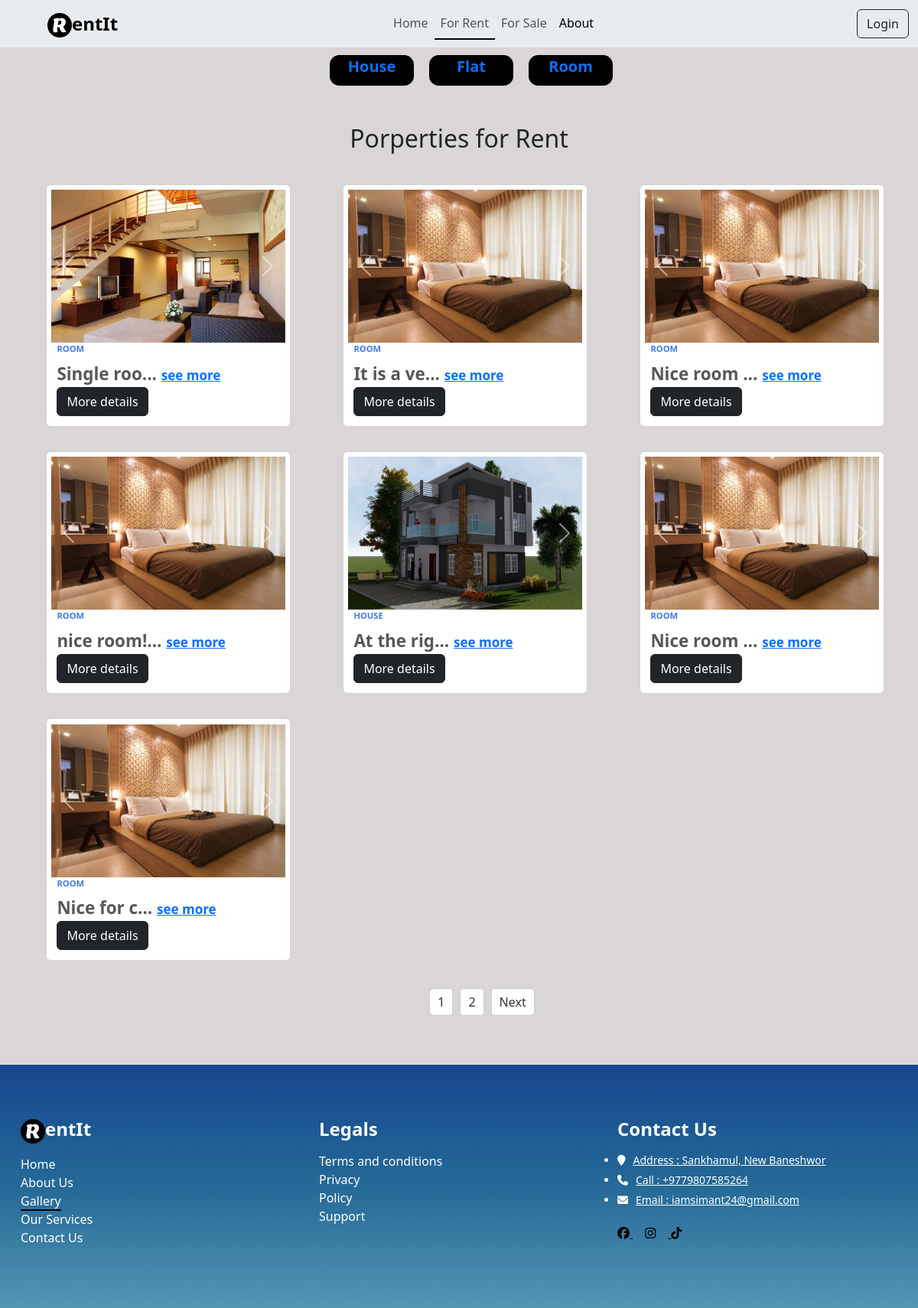
/forrent/, run on the app's committed database.
### rentalApp/models.py (models this page shows, shortened)
class PerportyType(models.Model):
    title = models.CharField(max_length=200)
    def __str__(self):
        return self.title

class Property(models.Model):
    user = models.ForeignKey(User, on_delete=models.CASCADE, null=True)
    title = models.CharField(max_length=200,null=True)
    category = models.ForeignKey(Category, on_delete=models.CASCADE,null=True)
    perportyType = models.ForeignKey(PerportyType, on_delete=models.CASCADE,null=True)
    price = models.DecimalField(max_digits=10,decimal_places=2,null=True)
    location = models.CharField(max_length=200,null=True)
    disc = models.TextField(null=True)
    image = models.ImageField(upload_to='images',blank=True,null=True)

class PropertyImage(models.Model):
    property = models.ForeignKey(Property, on_delete=models.CASCADE, related_name='images')
    image = models.ImageField(upload_to='images')

### rentalApp/views.py (the view)
# urls.py: path('forrent/',for_rent,name='for_rent'),
def for_rent(request):
    category = PerportyType.objects.all()
    cateid = request.GET.get("perportyType")
    if cateid:
        property_cate = Property.objects.filter(perportyType=cateid)
    else:
        property_cate = Property.objects.all()
    properties = Property.objects.prefetch_related('images').all()
    rent = properties.filter(category_id=1)
    rent_paginator = Paginator(rent, 6)  # Show 6 properties per page
    page_number = request.GET.get('page')
    page_obj = rent_paginator.get_page(page_number)
    total = page_obj.paginator.num_pages
    context = {
        'properties':property_cate,
        'category':category,
        'page_obj': page_obj,
        'num': [i+1 for i in range(total)],
    }
    return render(request,'rentalApp/for_rent.html',context)

### rentalApp/templates/rentalApp/for_rent.html (shortened to what this page needs)
{% extends 'base.html' %}
{% load static %}
{% block content %}
<div class="main">
  <div>
    <ul class="property-category">
      {% for i in category %}
      <li class="cate"><a class="cate-button" href="?perportyType={{i.id}}">{{i.title}}</a></li>
      {% endfor %}
    </ul>
  </div>
  <h2 class="text-center pt-4">Porperties for Rent</h2>
  <div class="ms-5 pt-3 pb-5 row">
    {% for property in properties %}
    {% if property.category.id == 1 %}
    <div class="col-4 my-3">
      <div class="card" style="width: 20rem;">
         {% if property.image or property.images.all %}
            <div class="card-image">
            <div id="carousel-{{ property.id }}" class="carousel slide" data-bs-ride="carousel">
               <div class="carousel-inner">
                  {% if property.image %}
                  <div class="carousel-item active">
                  <img src="{{property.image.url}}" class="img-fluid" alt="Main image">
                  </div>
                  {% endif %}
                  {% for i in property.images.all %}
                  <div class="carousel-item {% if not property.image and forloop.first %}active{% endif %}">
                  <img src="{{i.image.url}}" class="img-fluid" alt="Additional image">
                  </div>
                  {% endfor %}
               </div>
               <button class="carousel-control-prev" type="button" data-bs-target="#carousel-{{ property.id }}" data-bs-slide="prev">
                  <span class="carousel-control-prev-icon" aria-hidden="true"></span>
               </button>
               <button class="carousel-control-next" type="button" data-bs-target="#carousel-{{ property.id }}" data-bs-slide="next">
                  <span class="carousel-control-next-icon" aria-hidden="true"></span>
               </button>
            </div>
            </div>
         {% endif %}
         <div class="category">{{property.perportyType}} </div>
         <div class="heading">
            <span id="short-{{ property.id }}">
               {{ property.disc|slice:":10" }}...
               <a href="#" style="font-size: 17px;" onclick="toggleDescription({{property.id}}); return false;">see more</a>
            </span>
            <a href="{% url 'details' property.id %}">
               <button class="btn btn-dark">More details</button>
            </a>
         </div>
      </div>
   </div>
      {% endif %}
      {% endfor %}
      <nav aria-label="Page navigation example">
         <ul class="pagination">
            {% for i in num %}
           <li class="page-item"><a class="page-link" href="?page={{i}}">{{i}}</a></li>
           {% endfor %}
           {% if page_obj.has_next %}
            <li class="page-item"><a class="page-link" href="?page={{page_obj.next_page_number}}">Next</a></li>
            {% endif %}
         </ul>
       </nav>
  </div>
</div>
{% endblock content %}

### rentalApp/templates/base.html (shortened to what this page needs)
<!DOCTYPE html>
<html lang="en">
{% load static %}
<head>
    <link rel="stylesheet" href="//cdn.jsdelivr.net/npm/alertifyjs@1.14.0/build/css/alertify.min.css"/>
    <link href="https://cdn.jsdelivr.net/npm/bootstrap@5.3.5/dist/css/bootstrap.min.css" rel="stylesheet">
    <link rel="stylesheet" href="https://cdnjs.cloudflare.com/ajax/libs/font-awesome/6.7.2/css/all.min.css" />
     <link rel="stylesheet" href="{% static 'css/style1.css' %}">
     <link rel="stylesheet" href="{% static 'css/uploadform.css' %}">
     <link rel="stylesheet" href="{% static 'css/details.css' %}">
</head>
<body>
        <nav class="navbar navbar-expand-lg bg-body-secondary">
            <div class="container-fluid">
              <a class="navbar-brand fs-4 fw-bold" href="{% url 'index' %}"><img src="{% static 'favicon_io/favicon-32x32.png' %}" alt="">entIt</a>
              <div class="collapse navbar-collapse" id="navbarScroll">
                <ul class="navbar-nav mx-auto my-2 my-lg-0 navbar-nav-scroll">
                  <li class="{% if request.resolver_match.url_name == 'index' %}active{% endif %} nav-item">
                    <a class="nav-link" aria-current="page" href="{% url 'index' %}">Home</a>
                  </li>
                  <li class="{% if request.resolver_match.url_name == 'for_rent' %}active{% endif %} nav-item">
                    <a class="nav-link" aria-current="page" href="{% url 'for_rent' %}">For Rent</a>
                  </li>
                  <li class="{% if request.resolver_match.url_name == 'for_sale' %}active{% endif %} nav-item">
                    <a class="nav-link" aria-current="page" href="{% url 'for_sale' %}">For Sale</a>
                  </li>
                  <li class="{% if request.resolver_match.url_name == 'about' %}active{% endif %} nav-item">
                    <a class="nav-link active" href="{% url 'about' %}">About</a>
                  </li>
                </ul>
                <div class="d-flex align-items-center">
                {% if request.user.is_authenticated %}
                <div class="dropdown me-5">
                  <button class="btn" type="button" data-bs-toggle="dropdown" aria-expanded="false">
                    {% if request.user.profile.image %}
                    <img src="{{request.user.profile.image.url}}" width="40px" height="40px" style="border-radius: 50%;" alt="">
                    {% else %}
                    <img src="{% static 'images/avatar.jpg' %}" width="40px" height="40px" style="border-radius: 50%;" alt="">
                    {% endif %}
                  </button>
                  <ul class="dropdown-menu dropdown-menu-end">
                    <li><a class="dropdown-item" href="{%url 'profile'%}">Profile</a></li>
                    <li><a class="dropdown-item" href="#">Settings</a></li>
                    <li><a class="dropdown-item" href="{%url 'logout'%}">Logout</a></li>
                  </ul>
                </div>
                {% else %}
                  <a href="{% url 'login' %}"><button class="btn btn-outline-dark">Login</button></a>
                {% endif %}
                </div>
              </div>
            </div>
          </nav>
    {% block content %}
    {% endblock content %}
    <div class="footer_section layout_padding">
        <div class="container-fluid">
        <div class="row">
          <div class="col-lg-4 col-sm-6">
            <h3 class="useful_text"><img src="{% static 'favicon_io/favicon-32x32.png' %}" alt="">entIt</h3>
            <div class="footer_menu">
                <ul>
                <li class="{% if request.resolver_match.url_name == 'index' %}active{% endif %}"><a href="{% url 'index' %}">Home</a></li>
                <li class="{% if request.resolver_match.url_name == 'about' %}active{% endif %}"><a href="{% url 'about' %}">About Us</a></li>
                <li class="{% if request.resolver_match.url_name == 'for_rent' %}active{% endif %}"><a href="{% url 'for_rent' %}">Gallery</a></li>
                <li class=""><a href="{% url 'about' %}#services">Our Services</a></li>
                <li class="{% if request.resolver_match.url_name == 'contact' %}active{% endif %}"><a href="{% url 'contact' %}">Contact Us</a></li>
                </ul>
            </div>
        </div>
            <div class="col-lg-4 col-sm-6">
                <h3 class="useful_text">Legals</h3>
                <div class="footer_menu">
                    <ul>
                    <li><a href="{% url 'terms' %}">Terms and conditions</a></li>
                    <li><a href="{% url 'privacy' %}">Privacy</a></li>
                    <li><a href="{% url 'terms' %}">Policy</a></li>
                    <li><a href="{% url 'privacy' %}">Support</a></li>
                    </ul>
                </div>
            </div>
            <div class="col-lg-4 col-sm-6">
                <h1 class="useful_text">Contact Us</h1>
                <div class="location_text">
                    <ul>
                    <li>
                        <a href="#">
                            <i class="fa fa-map-marker" aria-hidden="true"></i><span class="padding_left_10">Address :
                                Sankhamul, New Baneshwor</span>
                        </a>
                    </li>
                    <li>
                        <a href="tel:+9779807585264" target="_blank">
                            <i class="fa fa-phone" aria-hidden="true"></i><span class="padding_left_10">Call :
                                +9779807585264</span>
                        </a>
                    </li>
                    <li>
                        <a href="https://mail.google.com/mail/?view=cm&to=iamsimant24@gmail.com" target="_blank">
                            <i class="fa fa-envelope" aria-hidden="true"></i><span class="padding_left_10">Email :
                                iamsimant24@gmail.com</span>
                        </a>
                    </li>
                    <div class="icon_ho gap-3 my-3">
                        <a href="https://www.facebook.com/" target="_blank"
                            data-bs-toggle="tooltip" data-bs-placement="bottom" data-bs-title="FaceBook" class="fb">
                            <i class="fa-brands fa-facebook"></i>
                        </a>
                        <a href="https://www.instagram.com/sketch_it03/" target="_blank"
                            data-bs-toggle="tooltip" data-bs-placement="bottom" data-bs-title="Instagram" class="instagram">
                            <i class="fa-brands fa-instagram mx-3"></i>
                        </a>
                        <a href="https://www.tiktok.com/" target="_blank"
                            data-bs-toggle="tooltip" data-bs-placement="bottom" data-bs-title="TikTok" class="tiktok">
                            <i class="fa-brands fa-tiktok"></i>
                        </a>
                    </div>
                    </ul>
                </div>
            </div>
        </div>
        </div>
    </div>
</body>
</html>

### rentalApp/static/css/style1.css (style rules this page uses)
body { margin: 0; padding: 0; }
.navbar-brand { margin-left: 50px; }
.icon_ho a { color: #000000; }
.pagination { display: flex; justify-content: center; gap: 10px; margin-top: 20px; }
.pagination a { text-decoration: none; padding: 5px 10px; border: 1px solid #ccc; border-radius: 5px; color: #333; }
.carousel { color: rgb(255, 251, 11) !important; text-shadow: 3px 4px 1px rgba(0, 0, 0, 0.5) !important; }
.active a { font-weight: 500; border-bottom: 2px solid #030303; }
.footer_section { width: 100%; float: left; background: linear-gradient(to bottom,#16468e,#256997,#5495b3) !important; height: auto; padding: 70px 15px; }
.useful_text { width: 100%; font-size: 24px; color: white; margin-bottom: 15px; font-weight: bold; }
.footer_menu { width: 100%; float: left; }
.footer_menu ul { margin: 0px; padding: 0px; }
.footer_menu li { font-size: 16px; color: #ffffff; list-style: none; }
.footer_menu li a { color: #ffffff; text-decoration: none; }
.location_text { width: 100%; float: left; }
.location_text ul { margin: 0px; padding: 0px; }
.location_text li { font-size: 14px; color: #ffffff; padding: 0px 0px 5px 0px; }
.location_text li a { color: #ffffff; }
.padding_left_10 { padding-left: 10px; }
.main { background-color: rgb(218, 214, 214); }
.card { width: 190px; background: white; padding: .4em; border-radius: 6px; }
.card-image { background-color: rgb(236, 236, 236); width: 100%; height: 190px; border-radius: 6px 6px 0 0; }
.img-fluid { width: 100%; height: 200px; }
.category { text-transform: uppercase; font-size: 0.7em; font-weight: 600; color: rgb(63, 121, 230); padding: 10px 7px 0; }
.heading { font-weight: 600; font-size: 1.4em; color: rgb(88, 87, 87); padding: 7px; }
.property-category { display: flex; justify-content: center; }
.cate { width: 5.5em; height: 2em; margin: 0.5em; background: black; color: white; border: none; border-radius: 0.625em; font-size: 20px; font-weight: bold; cursor: pointer; position: relative; z-index: 1; overflow: hidden; }
.cate-button { display: flex; align-items: center; justify-content: center; text-decoration: none; }
.cate-button:after { content: ""; background: white; position: absolute; z-index: -1; left: -20%; right: -20%; top: 0; bottom: 0; transform: skewX(-45deg) scale(0, 1); transition: all 0.5s; }
@media (min-width: 1025px) { .card { width: 190px; } }

### data on the page
PerportyType: title "House"
PerportyType: title "Flat"
PerportyType: title "Room"
Property: image (picture), perportyType "ROOM", disc "Single roo"
Property: image (picture), perportyType "ROOM", disc "It is a ve"
Property: image (picture), perportyType "ROOM", disc "Nice room"
Property: image (picture), perportyType "ROOM", disc "nice room!"
Property: image (picture), perportyType "HOUSE", disc "At the rig"
Property: image (picture), perportyType "ROOM", disc "Nice room"
Property: perportyType "ROOM", disc "Nice for c"
PropertyImage: image (picture)

### other printed values
{{ i }} "1" "2"
